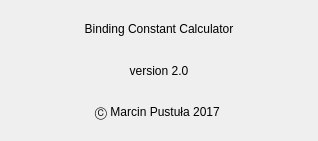
<?xml version="1.0" encoding="UTF-8"?>
<ui version="4.0">
 <class>Dialog</class>
 <widget class="QDialog" name="Dialog">
  <property name="geometry">
   <rect>
    <x>0</x>
    <y>0</y>
    <width>318</width>
    <height>141</height>
   </rect>
  </property>
  <property name="windowTitle">
   <string>About</string>
  </property>
  <layout class="QVBoxLayout" name="verticalLayout">
   <item>
    <layout class="QGridLayout" name="gridLayout">
     <item row="0" column="0">
      <widget class="QLabel" name="label_2">
       <property name="text">
        <string>Binding Constant Calculator</string>
       </property>
       <property name="alignment">
        <set>Qt::AlignCenter</set>
       </property>
      </widget>
     </item>
     <item row="1" column="0">
      <widget class="QLabel" name="label_3">
       <property name="text">
        <string>version 2.0</string>
       </property>
       <property name="alignment">
        <set>Qt::AlignCenter</set>
       </property>
      </widget>
     </item>
     <item row="2" column="0">
      <widget class="QLabel" name="label">
       <property name="text">
        <string>Ⓒ Marcin Pustuła 2017 </string>
       </property>
       <property name="alignment">
        <set>Qt::AlignCenter</set>
       </property>
      </widget>
     </item>
    </layout>
   </item>
  </layout>
 </widget>
 <resources/>
 <connections/>
</ui>
